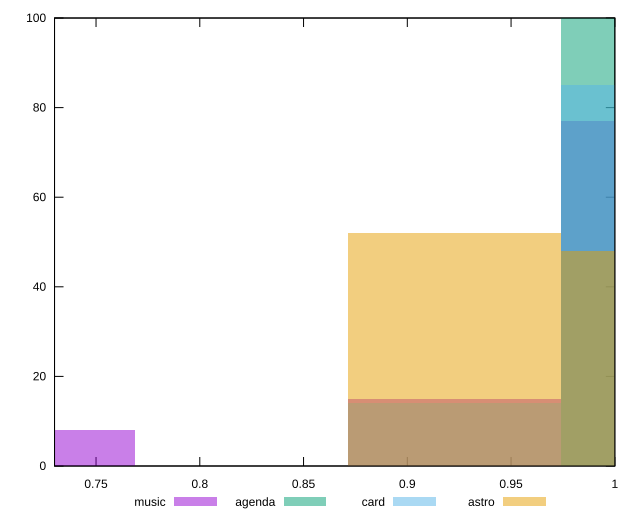

Recreate this plot in gnuplot.
reset

$music <<EOF
0.9226650631665516 15
1.0251834035183907 77
0.7176283824628735 8
EOF

$agenda <<EOF
1.0251834035183907 100
EOF

$card <<EOF
1.0251834035183907 85
0.9226650631665516 14
EOF

$astro <<EOF
0.9226650631665516 52
1.0251834035183907 48
EOF

set key outside below
set boxwidth 0.10251834035183907
set xrange [0.73:1]
set yrange [0:100]
set trange [0:100]
set style fill transparent solid 0.5 noborder
set terminal svg size 640, 520 enhanced background rgb 'white'
set output "reports/report_00030_2021-02-24T20-42-31.540Z/unminified-javascript/comparison/histogram/all_score.svg"

plot $music title "music" with boxes, \
     $agenda title "agenda" with boxes, \
     $card title "card" with boxes, \
     $astro title "astro" with boxes

reset
